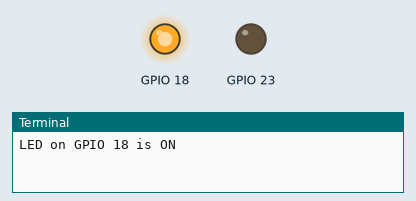
Recording of a program running on a simulated Raspberry Pi (BCM pin numbers). On the bench: output pins drawn as LEDs (lit = HIGH), the last lines printed to the terminal.

Above: at 0.1 s.
At 10.1 s:
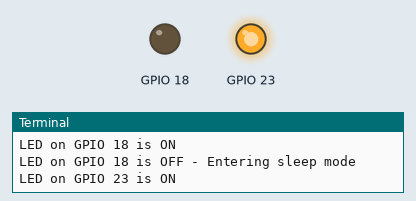
At 20.1 s:
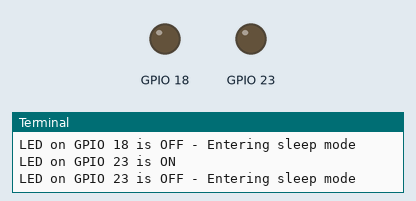
Timing chart, 0 to 21.6 s (numbered marks = the images above):
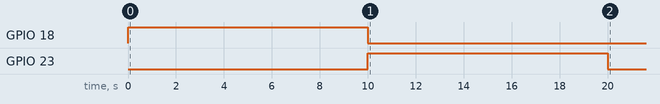

The program:

main.py
```python
import gpiod
import time

# Define the GPIO pins for the LEDs
LED_PIN_18 = 18  # First LED on GPIO 18
LED_PIN_23 = 23  # Second LED on GPIO 23

# Initialize the GPIO
chip = gpiod.Chip('gpiochip4')

# Setup the first LED (GPIO 18)
led_line_18 = chip.get_line(LED_PIN_18)
led_line_18.request(consumer='LED_18', type=gpiod.LINE_REQ_DIR_OUT)

# Setup the second LED (GPIO 23)
led_line_23 = chip.get_line(LED_PIN_23)
led_line_23.request(consumer='LED_23', type=gpiod.LINE_REQ_DIR_OUT)

try:
    # Turn the first LED (GPIO 18) on for 10 seconds
    led_line_18.set_value(1)
    print("LED on GPIO 18 is ON")  # Print message when LED on GPIO 18 is on
    time.sleep(10)  # Wait for 10 seconds

    # Turn off the first LED (GPIO 18)
    led_line_18.set_value(0)
    print("LED on GPIO 18 is OFF - Entering sleep mode")

    # Now control the second LED (GPIO 23)
    led_line_23.set_value(1)  # Turn the second LED on
    print("LED on GPIO 23 is ON")  # Print message for the second LED
    time.sleep(10)  # Keep the second LED on for 10 seconds

    # Turn off the second LED (GPIO 23)
    led_line_23.set_value(0)
    print("LED on GPIO 23 is OFF - Entering sleep mode")

    # Stay in "sleep mode" indefinitely
    while True:
        time.sleep(1)  # Keep the program alive without doing anything

except KeyboardInterrupt:
    # Clean up when the user interrupts the script
    led_line_18.release()
    led_line_23.release()
    chip.close()
```
